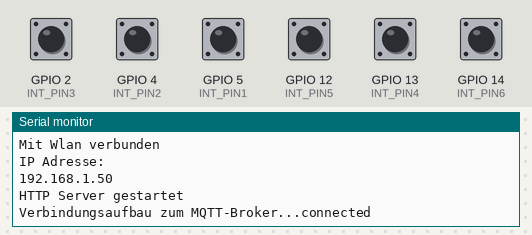
This sketch was run on a simulated ESP8266 (Wemos D1 mini). On the bench: the last lines printed to the serial monitor. The inputs (shaded band) are chosen by the test bench; at power-on: GPIO 2 (INT_PIN3), GPIO 4 (INT_PIN2), GPIO 5 (INT_PIN1), GPIO 12 (INT_PIN5), GPIO 13 (INT_PIN4), GPIO 14 (INT_PIN6) HIGH. WiFi joins after 1.5 s; servers stay silent unless stated; random numbers use the default seed unless the sketch sets one; no MQTT or app messages arrive unless stated.

Above: at 2.7 s.
2.8 s: GPIO 2 (INT_PIN3) pulled LOW for 0.15 s
At 4.0 s:
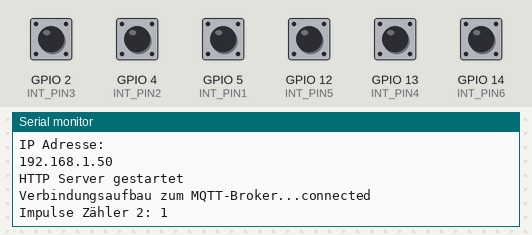
4.4 s: GPIO 4 (INT_PIN2) pulled LOW for 0.15 s
At 5.4 s:
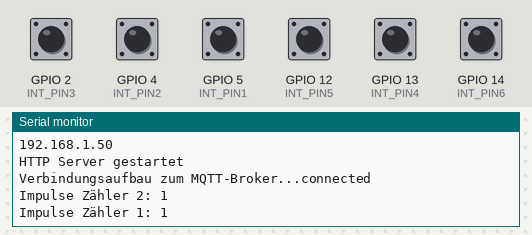
6.0 s: GPIO 5 (INT_PIN1) pulled LOW for 0.15 s
At 6.7 s:
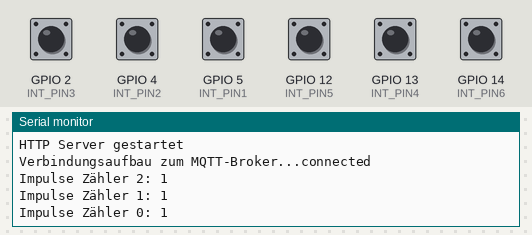
7.6 s: GPIO 12 (INT_PIN5) pulled LOW for 0.15 s
At 8.8 s:
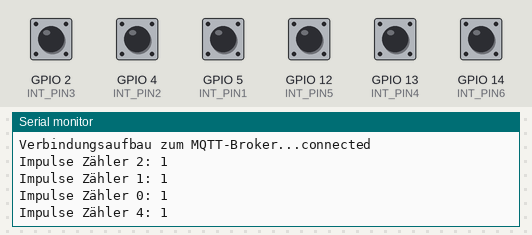
9.2 s: GPIO 13 (INT_PIN4) pulled LOW for 0.15 s
At 10.3 s:
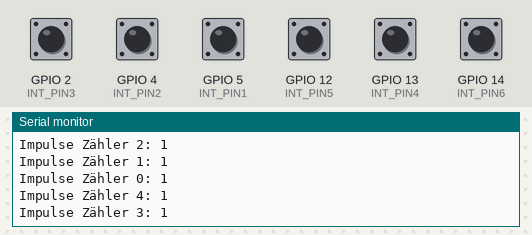
10.8 s: GPIO 14 (INT_PIN6) pulled LOW for 0.15 s
At 11.5 s:
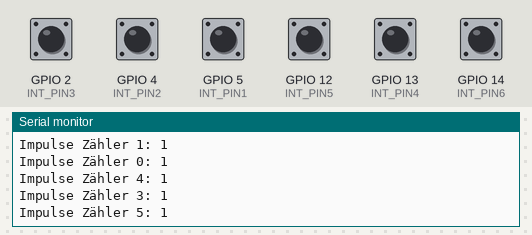
Timing chart, 0 to 13.4 s (numbered marks = the images above; inputs shaded):
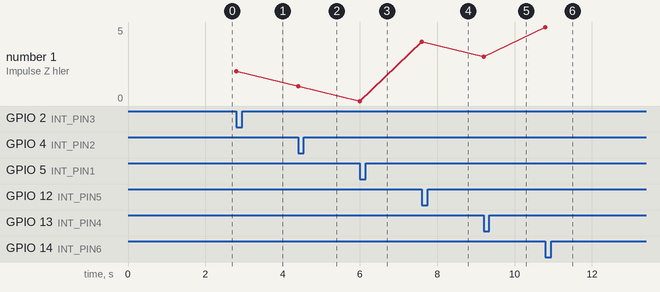

Measured:
- after the input at 2.8 s, the serial monitor: prints a new line at once (image 1)
- after the input at 4.4 s, the serial monitor: prints a new line at once (image 2)
- after the input at 6.0 s, the serial monitor: prints a new line at once (image 3)
- after the input at 7.6 s, the serial monitor: prints a new line at once (image 4)
- after the input at 9.2 s, the serial monitor: prints a new line at once (image 5)
- after the input at 10.8 s, the serial monitor: prints a new line at once (image 6)
- plotted number 1: 1 → 0 after the input at 6.0 s, 0 → 4 after the input at 7.6 s, 4 → 3 after the input at 9.2 s, 3 → 5 after the input at 10.8 s

The sketch:

PulseCounter.ino
```cpp
#include <ESP8266WiFi.h>
#include <ESP8266WebServer.h>
#include <ESP8266HTTPUpdateServer.h>
#include <Ticker.h>
#include <WiFiClient.h>
#include <PubSubClient.h>
extern "C" {
#include "gpio.h"
#include "user_interface.h"
}

#define INT_PIN1 5     // Zuordnung der GPIOs
#define INT_PIN2 4
#define INT_PIN3 2
#define INT_PIN4 13
#define INT_PIN5 12
#define INT_PIN6 14

unsigned long impulse[6], alteZeit[6], entprellZeit[6];

ESP8266WebServer server(80);// Serverport  hier einstellen
ESP8266HTTPUpdateServer httpUpdater;
Ticker Timer;
WiFiClient net;
PubSubClient client(net);

// Zugangsdaten zum WLAN:
const char* ssid = "meineWLAN-SSID";
const char* password = "meinWLANPasswort";

// Zugangsdaten zum MQTT-Broker:
const char* mqtt_server = "HostnameMQTT-Broker";
const int   mqtt_port = 1883;
const char* mqtt_user = "meinMQTTUserName";
const char* mqtt_password = "meinMQTTPasswort";


void ICACHE_RAM_ATTR interruptRoutine1() {
  handleInterrupt(0);
}
void ICACHE_RAM_ATTR interruptRoutine2() {
  handleInterrupt(1);
}
void ICACHE_RAM_ATTR interruptRoutine3() {
  handleInterrupt(2);
}
void ICACHE_RAM_ATTR interruptRoutine4() {
  handleInterrupt(3);
}
void ICACHE_RAM_ATTR interruptRoutine5() {
  handleInterrupt(4);
}
void ICACHE_RAM_ATTR interruptRoutine6() {
  handleInterrupt(5);
}

void handleInterrupt(int i){
  unsigned long timeInMillis = millis();
  if((timeInMillis - alteZeit[i]) > entprellZeit[i] || timeInMillis < alteZeit[i]) {
    impulse[i]++;
    Serial.println("Impulse Zähler " + String(i) + ": " + String(impulse[i]));
    alteZeit[i] = timeInMillis;
   }
}

void handleHttpRequest(){
  String response = "";
  for (int i = 0; i < 6; i++){
    response += String(impulse[i]) + ",";
  }
  server.sendHeader("Cache-Control", "no-cache");
  server.send(200, "text/plain", response);
}

void sendMqttMessage(){
  Serial.println("Sende MQTT Nachrichten");
  for (int i = 0; i < 6; i++) {
    char buffer[10];
    sprintf(buffer, "%lu", impulse[i]);
    String topic = "/SmartHome/Sensor/Haustechnikraum/Impulszaehler/Zaehler_" + String(i) + "/Impulse";
    client.publish(const_cast<char*>(topic.c_str()), buffer);
  }
  for (int i = 0; i < 6; i++) {
    char buffer[10];
    sprintf(buffer, "%lu", entprellZeit[i]);
    String topic = "/SmartHome/Sensor/Haustechnikraum/Impulszaehler/Zaehler_" + String(i) + "/Entprellzeit";
    client.publish(const_cast<char*>(topic.c_str()), buffer);
  }
}

void reconnect() {
  // Loop until we're reconnected
  while (!client.connected()) {
    Serial.print("Verbindungsaufbau zum MQTT-Broker...");
    // Create a random client ID
    String clientId = "ESP8266Client-";
    clientId += String(random(0xffff), HEX);
    // Attempt to connect
    if (client.connect(clientId.c_str(), mqtt_user, mqtt_password)) {
      Serial.println("connected");
      client.subscribe("/SmartHome/Sensor/Haustechnikraum/Impulszaehler/*/Entprellzeit");
    } else {
      Serial.print("fehlgeschlagen, rc=");
      Serial.print(client.state());
      Serial.println(" erneut versuchen in 5 Sekunden");
      // Wait 5 seconds before retrying
      delay(5000);
    }
  }
}

void callback(char* topic, byte* payload, unsigned int length) {
  String sTopic = String(topic);

  for (int i = 0; i < 6; i++) {
    char buffer[10];
    String topic = "/SmartHome/Sensor/Haustechnikraum/Impulszaehler/Zaehler_" + String(i) + "/Entprellzeit";
    if (sTopic == topic) {
       // Workaround to get int from payload
      payload[length] = '\0';
      Serial.println("Setze Entprellzeit für Zähler " + String(i) + " auf " + String((char*)payload));
      entprellZeit[i] = String((char*)payload).toInt();
    }
  }
}

void setup(){
  pinMode(INT_PIN1, INPUT_PULLUP);
  pinMode(INT_PIN2, INPUT_PULLUP);
  pinMode(INT_PIN3, INPUT_PULLUP);
  pinMode(INT_PIN4, INPUT_PULLUP);
  pinMode(INT_PIN5, INPUT_PULLUP);
  pinMode(INT_PIN6, INPUT_PULLUP);

  Serial.begin(115200);
  Serial.println("");
  Serial.println("Start");
  Serial.println("");
  Serial.println("Warte auf Verbindung");

  WiFi.mode(WIFI_STA);                             // station  modus verbinde mit dem Router
  WiFi.begin(ssid, password); // WLAN Login daten
  WiFi.hostname("ESP-Zaeler");

  // Warte auf verbindung
  int timout = 0;
  while (WiFi.status() != WL_CONNECTED)
  {
    delay(500);
    Serial.print("O");
    timout++;
    if  (timout > 20) // Wenn Anmeldung nicht möglich
    {
      Serial.println("");
      Serial.println("Wlan verbindung fehlt");
      break;
    }
  }

  if (WiFi.status() == WL_CONNECTED)
  {
    Serial.println("");
    Serial.println("Mit Wlan verbunden");
    Serial.println("IP Adresse: ");
    Serial.println(WiFi.localIP());
  }

  for (int i = 0; i < 6; i++){
    alteZeit[i]=0;
    entprellZeit[i]=1000;
  }

  client.setServer(mqtt_server, mqtt_port);

  server.on("/", handleHttpRequest);     //  Bechandlung der Ereignissen anschlissen
  httpUpdater.setup(&server);         //  Updater
  server.begin();                     // Starte den Server
  Serial.println("HTTP Server gestartet");

  Timer.attach(30, sendMqttMessage);    // Starte den 60s Timer

  // ---------------------- Starte Interrupts ---------------------------------------------
  attachInterrupt(INT_PIN1, interruptRoutine1, FALLING);
  attachInterrupt(INT_PIN2, interruptRoutine2, FALLING);
  attachInterrupt(INT_PIN3, interruptRoutine3, FALLING);
  attachInterrupt(INT_PIN4, interruptRoutine4, FALLING);
  attachInterrupt(INT_PIN5, interruptRoutine5, FALLING);
  attachInterrupt(INT_PIN6, interruptRoutine6, FALLING);

  reconnect();

  client.setCallback(callback);
}

void loop() {
  if (!client.connected()) {
    reconnect();
  }
  client.loop();
  server.handleClient();
}
```
